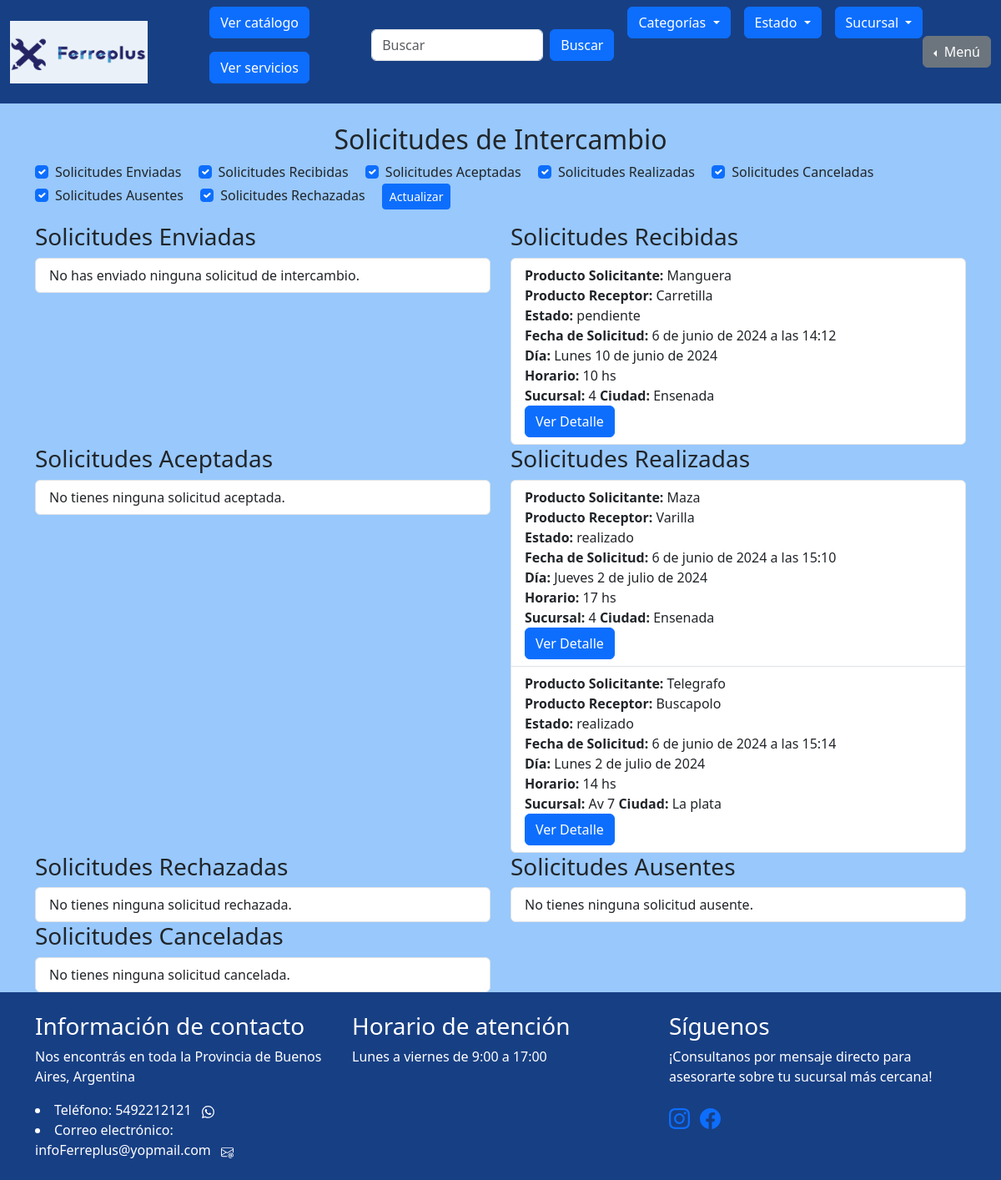
The app's page /intercambiar_producto/ver_intercambios (signed in), older data.
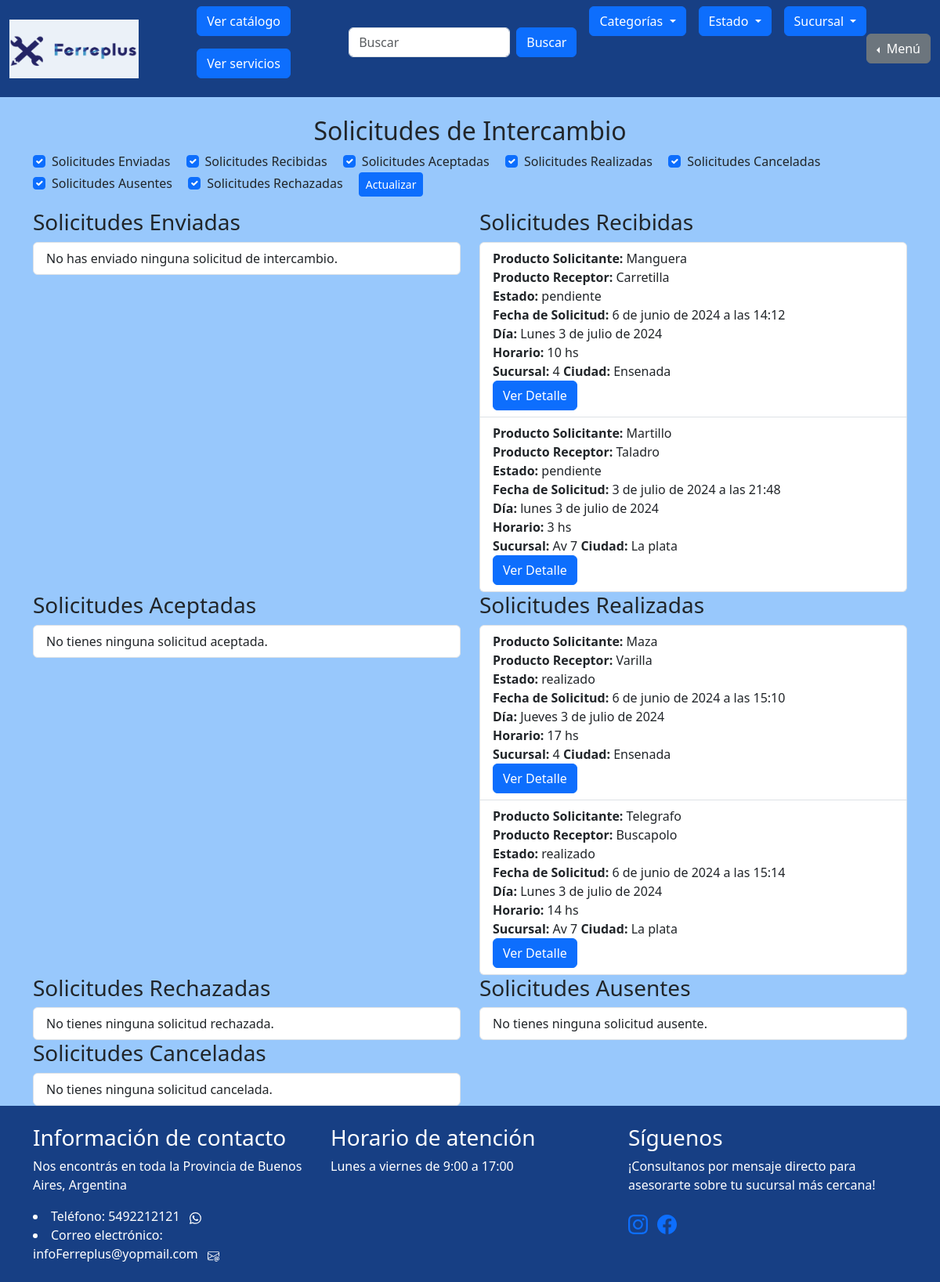
The same page, newer data.
### intercambiar_producto/models.py (models this page shows, shortened)
class Intercambio(models.Model):
    ESTADOS = (
        ('pendiente', 'Pendiente'),
        ('aceptado', 'Aceptado'),
        ('rechazado', 'Rechazado'),
        ('realizado', 'Realizado'),
        ('cancelado', 'Cancelado'),
        ('ausente', 'Ausente'),
    )
    producto_solicitante = models.ForeignKey(Producto, related_name='intercambios_solicitados', on_delete=models.CASCADE)
    producto_receptor = models.ForeignKey(Producto, related_name='intercambios_recibidos', on_delete=models.CASCADE)
    cliente_solicitante = models.ForeignKey(User, related_name='solicitudes_realizadas', on_delete=models.CASCADE)
    cliente_receptor = models.ForeignKey(User, related_name='solicitudes_recibidas', on_delete=models.CASCADE)
    estado = models.CharField(max_length=10, choices=ESTADOS, default='pendiente')
    fecha_solicitud = models.DateTimeField(auto_now_add=True)
    dia = models.CharField(max_length=20, blank=True)
    fecha = models.DateField(null=True, blank=True)
    horario = models.IntegerField()
    venta_realizada = models.BooleanField(null=True, blank=True, default=None)

### mis_productos/models.py (models this page shows, shortened)
class Producto(models.Model):
    id = models.AutoField(primary_key=True)
    cliente = models.ForeignKey(User, on_delete=models.CASCADE)
    nombre = models.CharField(max_length=100)
    estado = models.CharField(max_length=100)
    categoria = models.CharField(max_length=100)
    dias = models.CharField(max_length=100, default="")
    horario_inicio = models.CharField(max_length=100)
    horario_fin = models.CharField(max_length=100)
    sucursal = models.ForeignKey(Sucursal, on_delete=models.SET_NULL, null=True)
    imagen_principal = models.ImageField(upload_to='imagenes/')
    imagen_extra1 = models.ImageField(upload_to='imagenes/', blank=True, null=True)
    imagen_extra2 = models.ImageField(upload_to='imagenes/', blank=True, null=True)
    imagen_extra3 = models.ImageField(upload_to='imagenes/', blank=True, null=True)
    slug = models.SlugField(null=True, blank=True)
    visible = models.BooleanField(default=True)

### gestion_de_sucursales/models.py (models this page shows)
class Sucursal(models.Model):
    nombre = models.CharField(max_length=200, primary_key=True)
    ciudad = models.CharField(max_length=200, null=False)
    def __str__(self):
        return self.nombre

### iniciar_sesion/decoradores.py (the view)
    def wrapper_func(request, *args, **kwargs):
        if request.user.is_authenticated and not request.user.is_staff and not request.user.is_superuser :
            return view_func(request, *args, **kwargs)
        else:
            return redirect("homepage")

### intercambiar_producto/templates/intercambiar_producto/ver_intercambios.html (shortened to what this page needs)
{% extends "homepage/base.html" %}
{% block content %}
<div class="container">
  <h2 class="text-center">Solicitudes de Intercambio</h2>
  {% if no_hay_intercambios %}
  <p class="text-center">No hay intercambios disponibles</p>
  {% else %}
  <div class="row mb-3 justify-content-center">
    <div class="col-auto">
      <div class="form-check form-check-inline">
        <input class="form-check-input" type="checkbox" id="toggleEnviadas" checked>
        <label class="form-check-label" for="toggleEnviadas">Solicitudes Enviadas</label>
      </div>
      <div class="form-check form-check-inline">
        <input class="form-check-input" type="checkbox" id="toggleRecibidas" checked>
        <label class="form-check-label" for="toggleRecibidas">Solicitudes Recibidas</label>
      </div>
      <div class="form-check form-check-inline">
        <input class="form-check-input" type="checkbox" id="toggleAceptadas" checked>
        <label class="form-check-label" for="toggleAceptadas">Solicitudes Aceptadas</label>
      </div>
      <div class="form-check form-check-inline">
        <input class="form-check-input" type="checkbox" id="toggleRealizadas" checked>
        <label class="form-check-label" for="toggleRealizadas">Solicitudes Realizadas</label>
      </div>
      <div class="form-check form-check-inline">
        <input class="form-check-input" type="checkbox" id="toggleCanceladas" checked>
        <label class="form-check-label" for="toggleCanceladas">Solicitudes Canceladas</label>
      </div>
      <div class="form-check form-check-inline">
        <input class="form-check-input" type="checkbox" id="toggleAusentes" checked>
        <label class="form-check-label" for="toggleAusentes">Solicitudes Ausentes</label>
      </div>
      <div class="form-check form-check-inline">
        <input class="form-check-input" type="checkbox" id="toggleRechazadas" checked>
        <label class="form-check-label" for="toggleRechazadas">Solicitudes Rechazadas</label>
      </div>
      <button class="btn btn-primary btn-sm ml-2" onclick="actualizarVisibilidad()">Actualizar</button>
    </div>
  </div>
  <div class="row">
    <div class="col-md-6" id="solicitudesEnviadas">
      <h3>Solicitudes Enviadas</h3>
      <ul class="list-group">
        {% for solicitud in solicitudes_enviadas %}
          <li class="list-group-item">
            <strong>Producto Solicitante:</strong> {{ solicitud.producto_solicitante.nombre }} <br>
            <strong>Producto Receptor:</strong> {{ solicitud.producto_receptor.nombre }} <br>
            <strong>Estado:</strong> {{ solicitud.estado }} <br>
            <strong>Fecha de Solicitud:</strong> {{ solicitud.fecha_solicitud }} <br>
            <strong>Día:</strong> {{ solicitud.dia }} {{ solicitud.fecha }} <br>
            <strong>Horario:</strong> {{ solicitud.horario }} hs<br>
            <strong>Sucursal:</strong> {{ solicitud.producto_solicitante.sucursal }} <strong>Ciudad:</strong> {{ solicitud.producto_solicitante.sucursal.ciudad }} <br>
            <form method="post" action="{% url 'ver_intercambios' %}" style="display:inline;">
              {% csrf_token %}
              <input type="hidden" name="intercambio_id" value="{{ solicitud.id }}">
              {% if solicitud.estado == 'pendiente' %}
                <button type="submit" class="btn btn-danger btn-sm" onclick="return confirm('¿Estás seguro de que deseas cancelar esta solicitud?')">Cancelar Solicitud</button>
              {% endif %}
            </form>
          </li>
        {% empty %}
          <li class="list-group-item">No has enviado ninguna solicitud de intercambio.</li>
        {% endfor %}
      </ul>
    </div>
    <div class="col-md-6" id="solicitudesRecibidas">
      <h3>Solicitudes Recibidas</h3>
      <ul class="list-group">
        {% for solicitud in solicitudes_recibidas %}
          <li class="list-group-item">
            <strong>Producto Solicitante:</strong> {{ solicitud.producto_solicitante.nombre }} <br>
            <strong>Producto Receptor:</strong> {{ solicitud.producto_receptor.nombre }} <br>
            <strong>Estado:</strong> {{ solicitud.estado }} <br>
            <strong>Fecha de Solicitud:</strong> {{ solicitud.fecha_solicitud }} <br>
            <strong>Día:</strong> {{ solicitud.dia }} {{ solicitud.fecha }} <br>
            <strong>Horario:</strong> {{ solicitud.horario }} hs <br>
            <strong>Sucursal:</strong> {{ solicitud.producto_solicitante.sucursal }} <strong>Ciudad:</strong> {{ solicitud.producto_solicitante.sucursal.ciudad }} <br>
            <div class="btn-group" role="group" aria-label="Acciones">
              <a href="{% url 'ver_detalle' solicitud.id %}" class="btn btn-primary">Ver Detalle</a>
            </div>
          </li>
        {% empty %}
          <li class="list-group-item">No has recibido ninguna solicitud de intercambio.</li>
        {% endfor %}
      </ul>
    </div>
    <div class="col-md-6" id="solicitudesAceptadas">
      <h3>Solicitudes Aceptadas</h3>
      <ul class="list-group">
        {% for solicitud in solicitudes_aceptadas %}
          <li class="list-group-item">
            <strong>Producto Solicitante:</strong> {{ solicitud.producto_solicitante.nombre }} <br>
            <strong>Producto Receptor:</strong> {{ solicitud.producto_receptor.nombre }} <br>
            <strong>Estado:</strong> {{ solicitud.estado }} <br>
            <strong>Fecha de Solicitud:</strong> {{ solicitud.fecha_solicitud }} <br>
            <strong>Día:</strong> {{ solicitud.dia }} {{ solicitud.fecha }} <br>
            <strong>Horario:</strong> {{ solicitud.horario }} hs <br>
            <strong>Sucursal:</strong> {{ solicitud.producto_solicitante.sucursal }} <strong>Ciudad:</strong> {{ solicitud.producto_solicitante.sucursal.ciudad }} <br>
            <div class="btn-group" role="group" aria-label="Acciones">
              <a href="{% url 'ver_detalle' solicitud.id %}" class="btn btn-primary">Ver Detalle</a>
            </div>
          </li>
        {% empty %}
          <li class="list-group-item">No tienes ninguna solicitud aceptada.</li>
        {% endfor %}
      </ul>
    </div>
    <div class="col-md-6" id="solicitudesRealizadas">
      <h3>Solicitudes Realizadas</h3>
      <ul class="list-group">
        {% for solicitud in solicitudes_realizadas %}
          <li class="list-group-item">
            <strong>Producto Solicitante:</strong> {{ solicitud.producto_solicitante.nombre }} <br>
            <strong>Producto Receptor:</strong> {{ solicitud.producto_receptor.nombre }} <br>
            <strong>Estado:</strong> {{ solicitud.estado }} <br>
            <strong>Fecha de Solicitud:</strong> {{ solicitud.fecha_solicitud }} <br>
            <strong>Día:</strong> {{ solicitud.dia }} {{ solicitud.fecha }} <br>
            <strong>Horario:</strong> {{ solicitud.horario }} hs <br>
            <strong>Sucursal:</strong> {{ solicitud.producto_solicitante.sucursal }} <strong>Ciudad:</strong> {{ solicitud.producto_solicitante.sucursal.ciudad }} <br>
            <div class="btn-group" role="group" aria-label="Acciones">
              <a href="{% url 'ver_detalle' solicitud.id %}" class="btn btn-primary">Ver Detalle</a>
            </div>
          </li>
        {% empty %}
          <li class="list-group-item">No tienes ninguna solicitud realizada.</li>
        {% endfor %}
      </ul>
    </div>
        <div class="col-md-6" id="solicitudesReachazadas">
          <h3>Solicitudes Rechazadas</h3>
          <ul class="list-group">
            {% for solicitud in solicitudes_rechazada %}
              <li class="list-group-item">
                <strong>Producto Solicitante:</strong> {{ solicitud.producto_solicitante.nombre }} <br>
                <strong>Producto Receptor:</strong> {{ solicitud.producto_receptor.nombre }} <br>
                <strong>Estado:</strong> {{ solicitud.estado }} <br>
                <strong>Fecha de Solicitud:</strong> {{ solicitud.fecha_solicitud }} <br>
                <strong>Día:</strong> {{ solicitud.dia }} {{ solicitud.fecha }} <br>
                <strong>Horario:</strong> {{ solicitud.horario }} hs <br>
                <strong>Sucursal:</strong> {{ solicitud.producto_solicitante.sucursal }} <strong>Ciudad:</strong> {{ solicitud.producto_solicitante.sucursal.ciudad }} <br>
                <div class="btn-group" role="group" aria-label="Acciones">
                  <a href="{% url 'ver_detalle' solicitud.id %}" class="btn btn-primary">Ver Detalle</a>
                </div>
              </li>
            {% empty %}
              <li class="list-group-item">No tienes ninguna solicitud rechazada.</li>
            {% endfor %}
          </ul>
        </div>
        <div class="col-md-6" id="solicitudesAusentes">
          <h3>Solicitudes Ausentes</h3>
          <ul class="list-group">
            {% for solicitud in solicitudes_ausente %}
              <li class="list-group-item">
                <strong>Producto Solicitante:</strong> {{ solicitud.producto_solicitante.nombre }} <br>
                <strong>Producto Receptor:</strong> {{ solicitud.producto_receptor.nombre }} <br>
                <strong>Estado:</strong> {{ solicitud.estado }} <br>
                <strong>Fecha de Solicitud:</strong> {{ solicitud.fecha_solicitud }} <br>
                <strong>Día:</strong> {{ solicitud.dia }} {{ solicitud.fecha }} <br>
                <strong>Horario:</strong> {{ solicitud.horario }} hs <br>
                <strong>Sucursal:</strong> {{ solicitud.producto_solicitante.sucursal }} <strong>Ciudad:</strong> {{ solicitud.producto_solicitante.sucursal.ciudad }} <br>
                <div class="btn-group" role="group" aria-label="Acciones">
                  <a href="{% url 'ver_detalle' solicitud.id %}" class="btn btn-primary">Ver Detalle</a>
                </div>
              </li>
            {% empty %}
              <li class="list-group-item">No tienes ninguna solicitud ausente.</li>
            {% endfor %}
          </ul>
        </div>
    <div class="col-md-6" id="solicitudesCanceladas">
      <h3>Solicitudes Canceladas</h3>
      <ul class="list-group">
        {% for solicitud in solicitudes_canceladas %}
          <li class="list-group-item">
            <strong>Producto Solicitante:</strong> {{ solicitud.producto_solicitante.nombre }} <br>
            <strong>Producto Receptor:</strong> {{ solicitud.producto_receptor.nombre }} <br>
            <strong>Estado:</strong> {{ solicitud.estado }} <br>
            <strong>Fecha de Solicitud:</strong> {{ solicitud.fecha_solicitud }} <br>
            <strong>Día:</strong> {{ solicitud.dia }} {{ solicitud.fecha }} <br>
            <strong>Horario:</strong> {{ solicitud.horario }} hs <br>
            <strong>Sucursal:</strong> {{ solicitud.producto_solicitante.sucursal }} <strong>Ciudad:</strong> {{ solicitud.producto_solicitante.sucursal.ciudad }} <br>
            <div class="btn-group" role="group" aria-label="Acciones">
              <a href="{% url 'ver_detalle' solicitud.id %}" class="btn btn-primary">Ver Detalle</a>
            </div>
          </li>
        {% empty %}
          <li class="list-group-item">No tienes ninguna solicitud cancelada.</li>
        {% endfor %}
      </ul>
    </div>
  </div>
   {% endif %}
</div>
{% endblock %}

Row changes from the older to the newer data that the page shows:
changed Intercambio "6 de junio de 2024 a las 14:12": fecha "10 de junio de 2024" → "3 de julio de 2024"
added Intercambio: producto_solicitante.nombre "Martillo", producto_receptor.nombre "Taladro", estado "pendiente", fecha_solicitud "3 de julio de 2024 a las 21:48", dia "lunes", fecha "3 de julio de 2024", horario "3", producto_solicitante.sucursal "Av 7", producto_solicitante.sucursal.ciudad "La plata", shown under "Solicitudes Recibidas"
changed Intercambio "6 de junio de 2024 a las 15:10": fecha "2 de julio de 2024" → "3 de julio de 2024"
changed Intercambio "6 de junio de 2024 a las 15:14": fecha "2 de julio de 2024" → "3 de julio de 2024"
